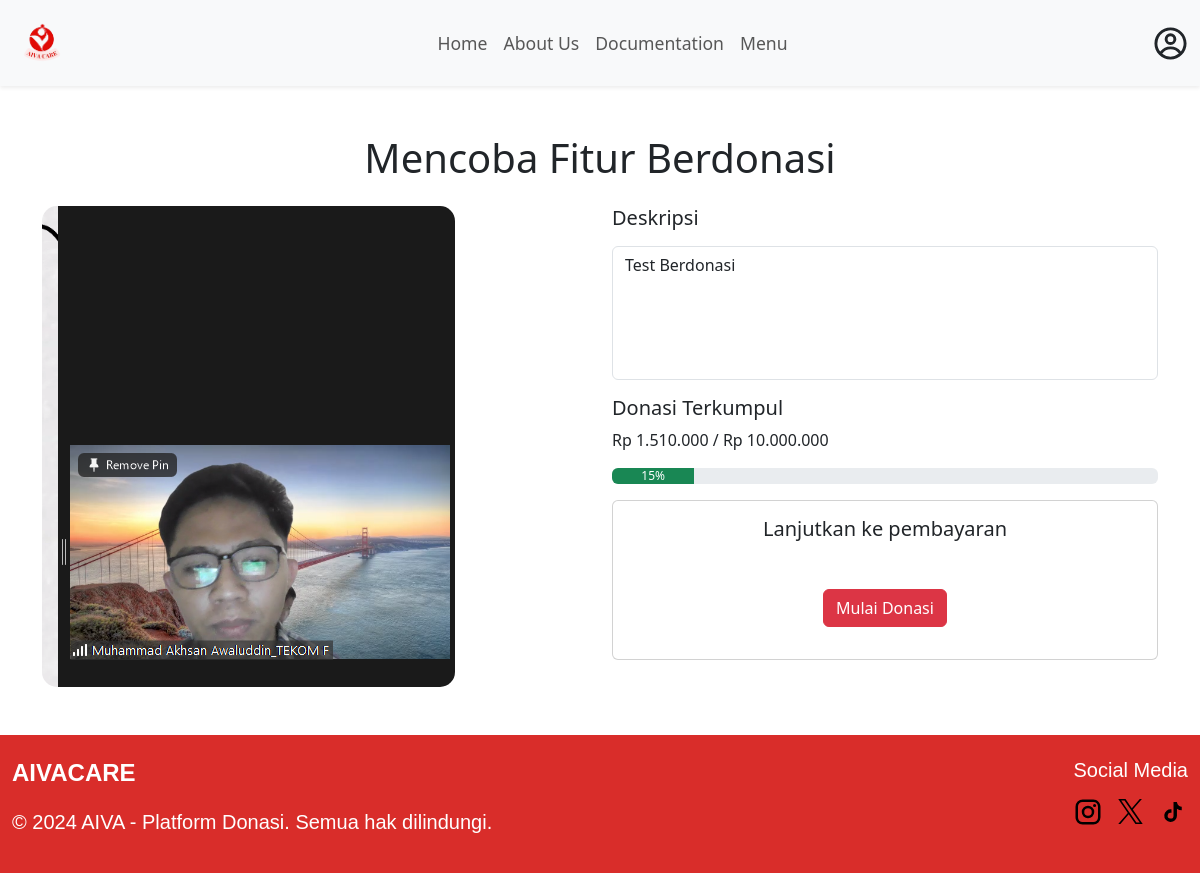
The app's page /detail_donasi.php?id=35 with its own data.
### tables this page shows
CREATE TABLE `campaign` (
  `id` int(11) NOT NULL,
  `nama` varchar(255) NOT NULL,
  `email` varchar(255) NOT NULL,
  `no_telp` varchar(15) NOT NULL,
  `no_rek` varchar(30) NOT NULL,
  `alamat` text NOT NULL,
  `judul_donasi` varchar(255) NOT NULL,
  `kategori` enum('Pendidikan','Bencana Alam','Bantuan Sosial') NOT NULL,
  `opsi_bank` enum('BRI','BCA','BNI','MANDIRI') NOT NULL,
  `deskripsi` text NOT NULL,
  `jumlah_donasi` decimal(12,2) NOT NULL,
  `tenggat_waktu` date NOT NULL,
  `gambar` varchar(255) NOT NULL,
  `created_at` timestamp NOT NULL DEFAULT current_timestamp(),
  `jumlah_terkumpul` decimal(10,2) NOT NULL
);

### detail_donasi.php (the view, shortened to what this page needs)
<?php
include("connection/koneksi.php");
$id = isset($_GET['id']) ? intval($_GET['id']) : 0;
$sql = "SELECT * FROM campaign WHERE id = $id";
$result = $conn->query($sql);
if ($result && $result->num_rows > 0) {
    $campaign = $result->fetch_assoc();
} else {
    die("Kampanye tidak ditemukan.");
}
?>
<!DOCTYPE html>
<html lang="en">
<head>
    <link rel="stylesheet" href="ccss/detail-donasi.css">
    <link href="https://cdn.jsdelivr.net/npm/bootstrap@5.3.0/dist/css/bootstrap.min.css" rel="stylesheet">
</head>
<body>
    <nav class="navbar sticky-top navbar-expand-lg navbar-light bg-light shadow-sm">
        <div class="container-fluid d-flex">
            <a class="navbar-brand me-auto" href="#">
                <img src="Asset/logo.png" alt="Aiva Care Logo" style="width: 60px;">
            </a>
            <div class="collapse navbar-collapse justify-content-center" id="navbarNav">
                <ul class="navbar-nav">
                    <li class="nav-item"><a class="nav-link" href="home_page_login.php#hero">Home</a></li>
                    <li class="nav-item"><a class="nav-link" href="home_page_login.php#About-us">About Us</a></li>
                    <li class="nav-item"><a class="nav-link" href="home_page_login.php#documentation">Documentation</a></li>
                    <li class="nav-item"><a class="nav-link" href="home_page_login.php#Menu">Menu</a></li>
                </ul>
            </div>
            <div class="ms-auto">
                <a class="nav-link" href="profile.php"></a>
            </div>
        </div>
    </nav>
    <div class="container my-5">
        <h1 class="text-center mt-1"><?= htmlspecialchars($campaign['judul_donasi']) ?></h1>
        <div class="row mt-4">
            <div class="gambar-donasi col-md-6">
                <img src="<?= htmlspecialchars($campaign['gambar']) ?>" class="img-fluid" alt="<?= htmlspecialchars($campaign['judul_donasi']) ?>">
            </div>
            <div class="col-md-6">
                    <div class="mb-3">
                        <label for="deskripsi" class="form-label"><h5>Deskripsi</h5></label>
                        <textarea readonly class="form-control" id="deskripsi" name="deskripsi" rows="5"><?= nl2br(htmlspecialchars($campaign['deskripsi'])) ?></textarea>
                    </div>
                <h5>Donasi Terkumpul</h5>
                <?php
                    $jumlah_terkumpul = $campaign['jumlah_terkumpul'];
                    $jumlah_donasi = $campaign['jumlah_donasi'];
                     $progress = ($jumlah_donasi > 0) ? min(100, ($jumlah_terkumpul / $jumlah_donasi) * 100) : 0;
                ?>
                <p>
                    Rp <?= number_format($campaign['jumlah_terkumpul'], 0, ',', '.') ?> /
                    Rp <?= number_format($campaign['jumlah_donasi'], 0, ',', '.') ?>
                </p>
                <div class="progress mb-3">
                    <div class="progress-bar bg-success"
                        role="progressbar"
                        style="width: <?= $progress ?>%;"
                        aria-valuenow="<?= $progress ?>"
                        aria-valuemin="0"
                        aria-valuemax="100">
                        <?= number_format($progress, 0) ?>%
                    </div>
                </div>
                <div class="card text-center w-100 mb-3">
                    <div class="card-body">
                        <h5 class="card-title mb-5">Lanjutkan ke pembayaran </h5>
                        <a href="metode_pembayaran.php?id=<?= $campaign['id'] ?>" class="btn btn-danger mb-3">Mulai Donasi</a>
                    </div>
                </div>
            </div>
        </div>
    </div>
    <section id="footer">
    <div class="container ">
        <div class="footer-content">
        <div class="footer-left">
            <p class="brand-name ds-5">AIVACARE</p>
            <p class="copyright fs-5">© 2024 AIVA - Platform Donasi. Semua hak dilindungi.</p>
        </div>
        <div class="footer-right">
            <p class="fs-5">Social Media</p>
            <div class="social-icons">
            <a href="#" class="social-icon instagram"><i class="fab fa-instagram"> </i></a>
            <a href="#" class="social-icon twitter"><i class="fab fa-x"> </i></a>
            <a href="#" class="social-icon tiktok"><i class="fab fa-tiktok"> <svg xmlns="http://www.w3.org/2000/svg" width="30" height="30" viewBox="0 0 24 24"><path fill="#000000" d="M19 10.56a6.57 6.57 0 0 1-3.838-1.229v5.588a5.082 5.082 0 1 1-4.38-5.035v2.81a2.33 2.33 0 1 0 1.63 2.225V4h2.75q-.002.35.06.694A3.82 3.82 0 0 0 16.906 7.2c.621.41 1.35.629 2.094.628z"/></svg></i></a>
            </div>
        </div>
        </div>
    </div>
    </section>
</body>
</html>

### ccss/detail-donasi.css (style rules this page uses)
body { font-family: "Poppins"; }
.navbar-nav { font-size: 1.1rem; }
.gambar-donasi img { border-radius: 15px; }
#deskripsi { resize: none; }
#footer { background-color: #d92d2a; color: white; padding: 20px 0; font-family: Arial, sans-serif; }
#footer .container { max-width: 1200px; margin: 0 auto; display: flex; justify-content: space-between; align-items: center; }
.footer-content { display: flex; justify-content: space-between; width: 100%; }
.footer-left { text-align: left; }
.footer-right { text-align: right; }
.brand-name { font-size: 24px; font-weight: bold; }
.copyright { font-size: 14px; }
.footer-right p { font-size: 14px; margin-bottom: 10px; }
.social-icons { display: flex; gap: 15px; }
.social-icon { font-size: 20px; color: white; text-decoration: none; }

### records on screen
campaign: judul_donasi "Mencoba Fitur Berdonasi", gambar (picture), deskripsi "Test Berdonasi", jumlah_terkumpul "1.510.000", jumlah_donasi "10.000.000", progress "15"
